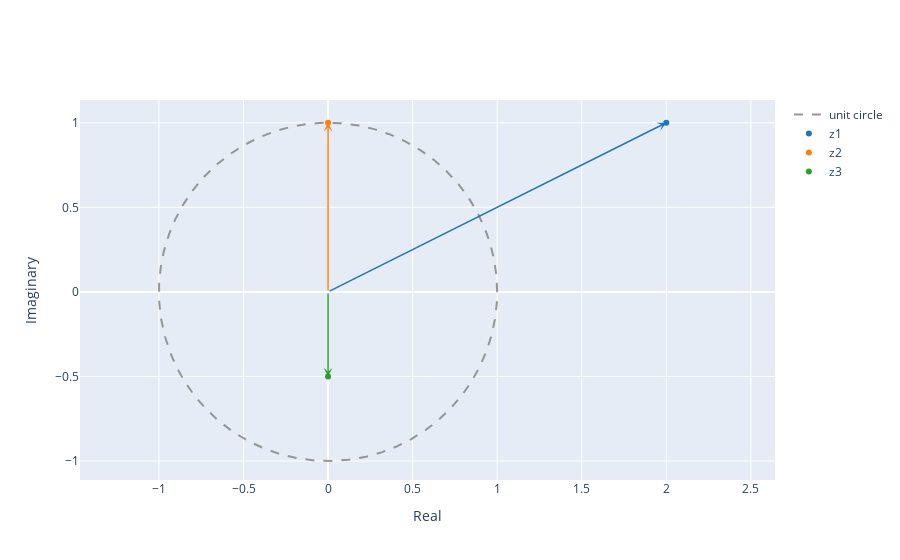

The cell this chart's notebook holds for it:
### Markdown cell above
And for displaying several complex numbers:

### Code cell
z1 = 2 + 1j
z2 = 1j
z3 = -0.5j
plot_complex([z1, z2, z3], name=['z1', 'z2', 'z3'])

### Figure 1 — Plotly figure (JSON) as saved in the notebook; plotly's stock layout.template omitted (floating-point values rounded to 4 significant figures; data arrays with more than 128 entries replaced by an {"elided": "..."} marker saying what was removed)
{"data": [{"line": {"color": "rgb(150,150,150)", "dash": "dash", "shape": "linear"}, "mode": "lines", "name": "unit circle", "type": "scatter", "x": {"elided": "1000 float values"}, "y": {"elided": "1000 float values"}}, {"marker": {"color": "#1f77b4"}, "mode": "markers", "name": "z1", "type": "scatter", "x": [2], "y": [1]}, {"marker": {"color": "#ff7f0e"}, "mode": "markers", "name": "z2", "type": "scatter", "x": [0], "y": [1]}, {"marker": {"color": "#2ca02c"}, "mode": "markers", "name": "z3", "type": "scatter", "x": [0], "y": [-0.5]}], "layout": {"annotations": [{"arrowcolor": "#1f77b4", "arrowhead": 3, "arrowwidth": 1.5, "ax": 0, "axref": "x", "ay": 0, "ayref": "y", "showarrow": true, "text": "", "x": 2, "y": 1}, {"arrowcolor": "#ff7f0e", "arrowhead": 3, "arrowwidth": 1.5, "ax": 0, "axref": "x", "ay": 0, "ayref": "y", "showarrow": true, "text": "", "x": 0, "y": 1}, {"arrowcolor": "#2ca02c", "arrowhead": 3, "arrowwidth": 1.5, "ax": 0, "axref": "x", "ay": 0, "ayref": "y", "showarrow": true, "text": "", "x": 0, "y": -0.5}], "xaxis": {"title": {"text": "Real"}}, "yaxis": {"scaleanchor": "x", "scaleratio": 1, "title": {"text": "Imaginary"}}}}
